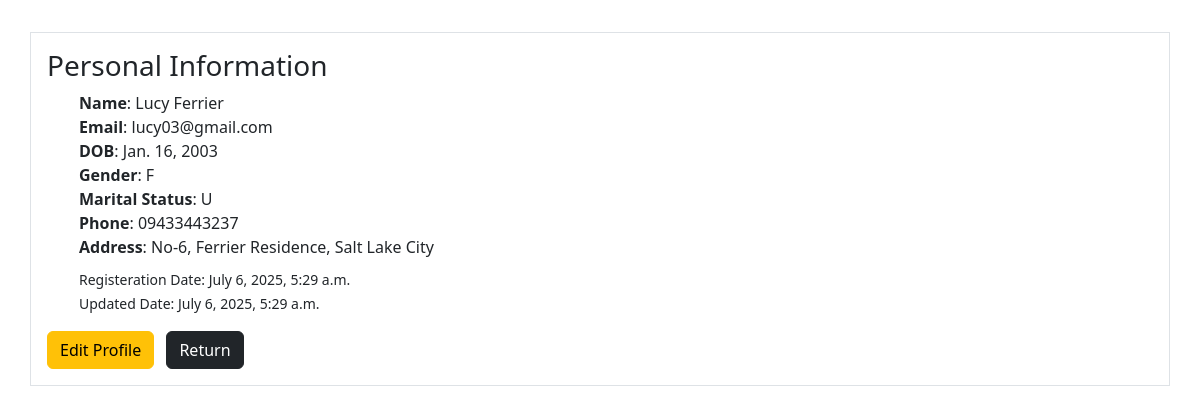
The app's page /patient/patient_profile/ (signed in), older data.
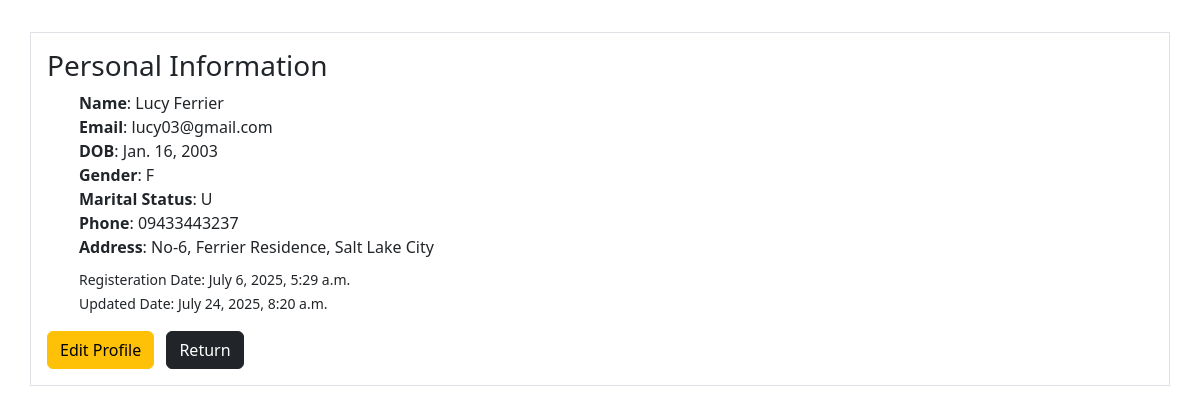
The same page, newer data.
### patient/models.py (models this page shows, shortened)
class Patient(models.Model):
    TITLES = [
        ('mr', 'Mr'),
        ('mrs', 'Mrs'),
        ('mss', 'Miss'),
        ('ms', 'Ms'),
        ('dr', 'Dr'),
    ]
    GENDER_CHOICES = [
        ('M', 'Male'),
        ('F', 'Female'),
        ('O', 'Other'),
        ('P', 'Prefer not to say'),
    ]
    MARITAL_STATUS_CHOICES = [
        ('M', 'Married'),
        ('U', 'Unmarried'),
        ('P', 'Prefer not to say'),
    ]
    STATUS_CHOICES = [
        ('active', 'Active'),
        ('inactive', 'Inactive'),
    ]
    title = models.CharField(max_length=10, choices=TITLES, blank=True, null=True)
    fname = models.CharField(max_length=64)
    lname = models.CharField(max_length=64)
    date_of_birth = models.DateField(blank=True, null=True)
    gender = models.CharField(max_length=20, choices=GENDER_CHOICES, blank=True, null=True)
    marital_status = models.CharField(max_length=20, choices=MARITAL_STATUS_CHOICES, blank=True, null=True)
    phone = models.CharField(max_length=20, blank=True, null=True)
    email = models.EmailField(max_length=64)
    address = models.TextField(blank=True, null=True)
    password = models.CharField(max_length=128)
    status = models.CharField(max_length=10, choices=STATUS_CHOICES, default='active')
    created_at = models.DateTimeField(auto_now_add=True)
    updated_at = models.DateTimeField(auto_now=True)

### patient/views.py (the view)
# urls.py: path('patient_profile/', views.patient_profile, name='patient_profile'),
@patient_login_required
def patient_profile(request):
    patient_id = request.session.get('patient_id')
    patient = get_object_or_404(Patient, id=patient_id)
    fname = patient.fname
    lname = patient.lname
    date_of_birth = patient.date_of_birth
    gender = patient.gender
    marital_status = patient.marital_status
    phone = patient.phone
    email = patient.email
    address = patient.address
    created_at = patient.created_at
    updated_at = patient.updated_at
    return render(request, 'patient/patient_profile.html',{
        'fname': fname,
        'lname': lname,
        'date_of_birth': date_of_birth,
        'gender': gender,
        'marital_status': marital_status,
        'phone': phone,
        'email': email,
        'address': address,
        'created_at': created_at,
        'updated_at': updated_at,
    })

### patient/templates/patient/patient_profile.html (shortened to what this page needs)
{% extends 'patient/layout.html' %}
{% block body %}
<div class="row justify-content-center align-items-center">
<div class="profile-info border m-3 p-3">
    <h3>Personal Information</h3>
        <ul>
            <li><strong>Name</strong>: {{fname}} {{lname}} </li>
            <li><strong>Email</strong>: {{email}}</li>
            <li><strong>DOB</strong>: {{date_of_birth}}</li>
            <li><strong>Gender</strong>: {{gender}}</li>
            <li><strong>Marital Status</strong>: {{marital_status}}</li>
            <li><strong>Phone</strong>: {{phone}}</li>
            <li class="mb-2"><strong>Address</strong>: {{address}}</li>
            <li><small>Registeration Date: {{created_at}} </small></li>
            <li><small>Updated Date: {{updated_at}}</small></li>
        </ul>
        <a href="{% url 'patient:edit_profile' %}"class="btn btn-warning me-2">Edit Profile</a>
        <a href="{% url 'appointment:search_doctors' %}" class="btn btn-dark">Return</a>
    </div>
</div>
</div>
{% endblock %}

Row changes from the older to the newer data that the page shows:
changed Patient "Lucy": updated_at "July 6, 2025, 5:29 a.m." → "July 24, 2025, 8:20 a.m."
